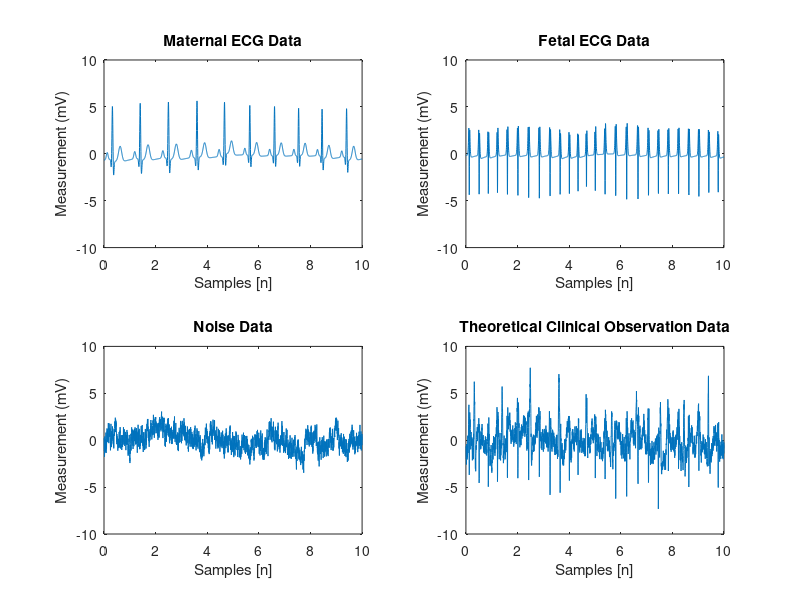

Here is the MATLAB script that generated this plot: (Note: this script raises an error after producing the figure.)
% Andrew Mullen & Yichu Jin
% 4/20/2018
% Will handle the first day of quesitons ____ through _____
% Pre-lim
% Load the data of several .dat files and add them into what is being
% really measured.

close all
clear all

% Load all of the data
load('data/fecg1.dat')
load('data/mecg1.dat')
load('data/noise1.dat')

% load the fecg2 data
load('data/fecg2.dat')

% Generate the theoretically obsereved signal

clinicalObs = fecg1 + mecg1 + noise1;

% Plot the four different signals
figure;
tVec = linspace(0,10,2560);
subplot(2,2,1)
plot(tVec,mecg1)
xlabel('Samples [n]')
ylabel('Measurement (mV)')
title('Maternal ECG Data')
ylim([-10,10])
hold on
subplot(2,2,2)
plot(tVec,fecg1)
xlabel('Samples [n]')
ylabel('Measurement (mV)')
title('Fetal ECG Data')
ylim([-10,10])

subplot(2,2,3)
plot(tVec,noise1)
xlabel('Samples [n]')
ylabel('Measurement (mV)')
title('Noise Data')
ylim([-10,10])

subplot(2,2,4)
plot(tVec,clinicalObs)
xlabel('Samples [n]')
ylabel('Measurement (mV)')
title('Theoretical Clinical Observation Data')
ylim([-10,10])

% Question 1

% Determine Heart Rates
maternalBeatOne = 4.662;
maternalBeatTwo = 5.651;
deltaMaternal = maternalBeatTwo - maternalBeatOne;
maternalHR = 60/deltaMaternal

% Determine fetal HR
fetalBeatOne = 2.013;
fetalBeatTwo = 2.413;
deltaFetal = fetalBeatTwo - fetalBeatOne;
fetalHR = 60/deltaFetal

% Question 2 Determind first and second order moments
fetalMean = mean(fecg1);
fetalVar = var(fecg1);

maternalMean = mean(mecg1);
maternalVar = var(mecg1);

noiseMean = mean(noise1);
noiseVar = var(noise1);

% Question 3 plot the pdfs of the signals

figure;
histMaternal = histogram(mecg1,100,'Normalization','pdf');
title('PDFs of Recorded Signals')
xlabel('Recorded Voltage (mV)')
hold on;
histFetal = histogram(fecg1,100,'Normalization','pdf');
histNoise = histogram(noise1,100,'Normalization','pdf');
legend('Maternal ECG','Fetal ECG','Noise')

kurtosisMaternal = kurtosis(mecg1);
kurtosisFetal = kurtosis(fecg1);
kurtosisNoise = kurtosis(noise1);

subplot(3,1,1)
histogram(mecg1,100,'Normalization','pdf')
title('PDF of Maternal ECG')
xlabel('Recorded Voltage (mV)')
ylabel('Probability Mass')
hold on
subplot(3,1,2)
histogram(fecg1,100,'Normalization','pdf')
title('PDF of Fetal ECG')
xlabel('Recorded Voltage (mV)')
ylabel('Probability Mass')
subplot(3,1,3)
histogram(noise1,100,'Normalization','pdf')
title('PDF of Noise')
xlabel('Recorded Voltage (mV)')
ylabel('Probability Mass')


% Question 4

figure;
[PxxFetal,FFetal] = pwelch(fecg1,[],[],[],256);
[PxxMaternal,FMaternal] = pwelch(mecg1,[],[],[],256);
[PxxNoise,FNoise] = pwelch(noise1,[],[],[],256);

plot(FFetal,PxxFetal)
xlabel('Frequency (Hz)')
ylabel('Power')
title('Fetal, Maternal, and Noise ECG Welch Spectral Content')
hold on
plot(FMaternal,PxxMaternal)
plot(FNoise,PxxNoise)
legend('Fetal ECG','Maternal ECG','Noise')

% Genearet the wiener filters

[yhat, H] = wienerFilter(fecg1,clinicalObs)

% SVD

load('data/X.dat')
plot3ch(X);

[U,S,V] = svd(X,0);
plot3dv(V(:,1),S(1,1),'red');
plot3dv(V(:,2),S(2,2),'blue');
plot3dv(V(:,3),S(3,3),'green');

figure;
subplot(3,1,1)
plot(tVec,U(:,1))
title('SVD Mixture of Signals')
subplot(3,1,2)
plot(tVec,U(:,2))
title('SVD Fetal Like Heartbeat')
subplot(3,1,3)
plot(tVec,U(:,3))
title('SVD Mixture of Signals, maybe more dominated by Maternal ECG')
xlabel('Time (sec)')

% Plot the eigenspecturm of S
figure;
stem(S)
xlim([0,4])
xlabel('Column Number')
ylabel('Eigenspectrum Magnitude')
title('Eigenspectrum of S')

% Alter the eingespecturm to only keep the fetal ECG eigenvalue
% and reinvert
Saltered = S;
Saltered(1,1) = 0;
Saltered(3,3) = 0;

SVDReconstruct = U*Saltered*V;
figure;
subplot(3,1,1)
plot(tVec,SVDReconstruct(:,1))
ylabel('Ch1')
title('Channels of Reconstructed Signal Using SVD')
subplot(3,1,2)
hold on
ylabel('Ch2')
plot(tVec,SVDReconstruct(:,2))
subplot(3,1,3)
hold on
ylabel('Ch3')
plot(tVec,SVDReconstruct(:,3))
xlabel('Time (sec)')

% Do ICA

[W, ZHAT] = ica(X.');
WInvers = inv(W);

% Make a scatter plot of the data
plot3ch(X);
plot3dv(WInvers(:,1))
plot3dv(WInvers(:,2))
plot3dv(WInvers(:,3))

% Plot the identified data from ICA
figure;
subplot(3,1,1)

plot(tVec,ZHAT(1,:))
title('Maternal Signal Estimated ICA')
ylabel('Component 1')
subplot(3,1,2)
plot(tVec,ZHAT(2,:))
title('Noise Signal Estimated ICA')
ylabel('Component 2')
subplot(3,1,3)
plot(tVec,ZHAT(3,:))
title('Fetal Signal Estimated ICA')
ylabel('Component 3')
xlabel('Time (sec)')

% Eliminate all WInverse except the final column?
WInverseAltered = WInvers;
WInverseAltered(:,1:2) = 0;
ICAReconstruction = WInverseAltered*ZHAT;

% Plot the ICA Reconstructions
figure
subplot(3,1,1)
plot(tVec,ICAReconstruction(1,:))
title('ICA Reconstructions')
ylabel('Channel 1')
subplot(3,1,2)
plot(tVec,ICAReconstruction(2,:))
ylabel('Channel 2')
subplot(3,1,3)
plot(tVec,ICAReconstruction(3,:))
ylabel('Channel 3')
xlabel('Time (sec)')

% Generate the norms for the two sets of scatter plots 
SVDFirstPlot = [-7.121,3.635,10.91].*2;
%     7.121,-3.635,-10.91];
SVDSecondPlot = [6.563,5.044,2.604].*2;

SVDThirdPlot = [2.891,-5.72,3.793].*2;

SVDnormOne = norm(SVDFirstPlot);
SVDnormTwo = norm(SVDSecondPlot);
SVDnormThree = norm(SVDThirdPlot);

ICAFirstPlot = [16.95,13.28,19.62].*2;
ICASecondPlot = [7.214,6.898,12.95].*2;
ICAThirdPlot = [12.95,4.015,18.68].*2;

ICAnormOne = norm(ICAFirstPlot);
ICAnormTwo = norm(ICASecondPlot);
ICAnormThree = norm(ICAThirdPlot);

% Calculate angles of V
AnglesSVD(1,2) = dot(V(:,1),V(:,2));
AnglesSVD(2,1) = dot(V(:,1),V(:,2));
AnglesSVD(1,3) = dot(V(:,1),V(:,3));
AnglesSVD(3,1) = dot(V(:,1),V(:,3));
AnglesSVD(2,3) = dot(V(:,2),V(:,3));
AnglesSVD(3,2) = dot(V(:,2),V(:,3));
AnglesSVD(1,1) = 1;
AnglesSVD(2,2) = 1;
AnglesSVD(3,3) = 1;


AnglesICA(1,2) = dot(WInvers(:,1),WInvers(:,2));
AnglesICA(2,1) = dot(WInvers(:,1),WInvers(:,2));
AnglesICA(1,3) = dot(WInvers(:,1),WInvers(:,3));
AnglesICA(3,1) = dot(WInvers(:,1),WInvers(:,3));
AnglesICA(2,3) = dot(WInvers(:,2),WInvers(:,3));
AnglesICA(3,2) = dot(WInvers(:,2),WInvers(:,3));
AnglesICA(1,1) = 1;
AnglesICA(2,2) = 1;
AnglesICA(3,3) = 1;


% Compare the correlation coefficients

% First need to select the correct data
% Weiner Data
wienerData = yhat;

% SVD channel = 
SVDCompare = SVDReconstruct(:,1);

ICACompare = ICAReconstruction(1,:);

% Calcualte correlation coefficients with fecg2

WienerCorrelate = corrcoef(fecg2,wienerData);
SVDCorrelate = corrcoef(fecg2,SVDCompare);
ICACorrelate = corrcoef(fecg2,ICACompare);

% create plot of the time series reconstructions

figure;
subplot(4,1,1)
plot(tVec,fecg2)
xlabel('Time (sec)')
ylabel('Voltage (mV)')
title('Fetal ECG2 Data ')

subplot(4,1,2)
plot(tVec,wienerData)
xlabel('Time (sec)')
ylabel('Voltage (mV)')
title('Wiener Data Estimation')

subplot(4,1,3)
plot(tVec,SVDCompare)
xlabel('Time (sec)')
ylabel('Voltage (mV)')
title('SVD Data Estimation')

subplot(4,1,4)
plot(tVec,ICACompare)
xlabel('Time (sec)')
ylabel('Voltage (mV)')
title('ICA Data Estimation')




